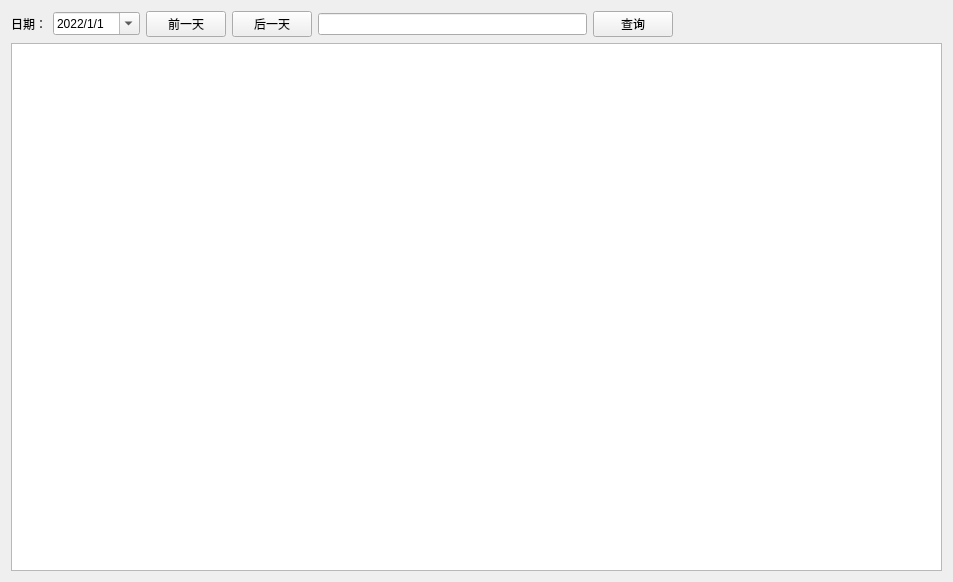
<?xml version="1.0" encoding="UTF-8"?>
<ui version="4.0">
 <class>Form</class>
 <widget class="QWidget" name="Form">
  <property name="geometry">
   <rect>
    <x>0</x>
    <y>0</y>
    <width>953</width>
    <height>582</height>
   </rect>
  </property>
  <property name="windowTitle">
   <string>Form</string>
  </property>
  <layout class="QVBoxLayout" name="verticalLayout">
   <item>
    <layout class="QHBoxLayout" name="horizontalLayout">
     <item>
      <widget class="QLabel" name="label">
       <property name="text">
        <string>日期：</string>
       </property>
      </widget>
     </item>
     <item>
      <widget class="QDateTimeEdit" name="dateTimeEdit">
       <property name="dateTime">
        <datetime>
         <hour>0</hour>
         <minute>0</minute>
         <second>0</second>
         <year>2022</year>
         <month>1</month>
         <day>1</day>
        </datetime>
       </property>
       <property name="date">
        <date>
         <year>2022</year>
         <month>1</month>
         <day>1</day>
        </date>
       </property>
       <property name="displayFormat">
        <string>yyyy/M/d</string>
       </property>
       <property name="calendarPopup">
        <bool>true</bool>
       </property>
      </widget>
     </item>
     <item>
      <widget class="QPushButton" name="lastDay">
       <property name="sizePolicy">
        <sizepolicy hsizetype="Fixed" vsizetype="Fixed">
         <horstretch>0</horstretch>
         <verstretch>0</verstretch>
        </sizepolicy>
       </property>
       <property name="text">
        <string> 前一天 </string>
       </property>
      </widget>
     </item>
     <item>
      <widget class="QPushButton" name="nextDay">
       <property name="sizePolicy">
        <sizepolicy hsizetype="Fixed" vsizetype="Fixed">
         <horstretch>0</horstretch>
         <verstretch>0</verstretch>
        </sizepolicy>
       </property>
       <property name="text">
        <string> 后一天 </string>
       </property>
      </widget>
     </item>
     <item>
      <widget class="QLineEdit" name="queryText"/>
     </item>
     <item>
      <widget class="QPushButton" name="query">
       <property name="sizePolicy">
        <sizepolicy hsizetype="Fixed" vsizetype="Fixed">
         <horstretch>0</horstretch>
         <verstretch>0</verstretch>
        </sizepolicy>
       </property>
       <property name="text">
        <string>查询</string>
       </property>
      </widget>
     </item>
     <item>
      <spacer name="horizontalSpacer">
       <property name="orientation">
        <enum>Qt::Horizontal</enum>
       </property>
       <property name="sizeHint" stdset="0">
        <size>
         <width>40</width>
         <height>20</height>
        </size>
       </property>
      </spacer>
     </item>
    </layout>
   </item>
   <item>
    <widget class="QTableView" name="tableView">
     <property name="verticalScrollMode">
      <enum>QAbstractItemView::ScrollPerPixel</enum>
     </property>
     <property name="gridStyle">
      <enum>Qt::DotLine</enum>
     </property>
     <property name="sortingEnabled">
      <bool>true</bool>
     </property>
     <attribute name="horizontalHeaderStretchLastSection">
      <bool>false</bool>
     </attribute>
     <attribute name="verticalHeaderStretchLastSection">
      <bool>false</bool>
     </attribute>
    </widget>
   </item>
  </layout>
 </widget>
 <resources/>
 <connections/>
</ui>
